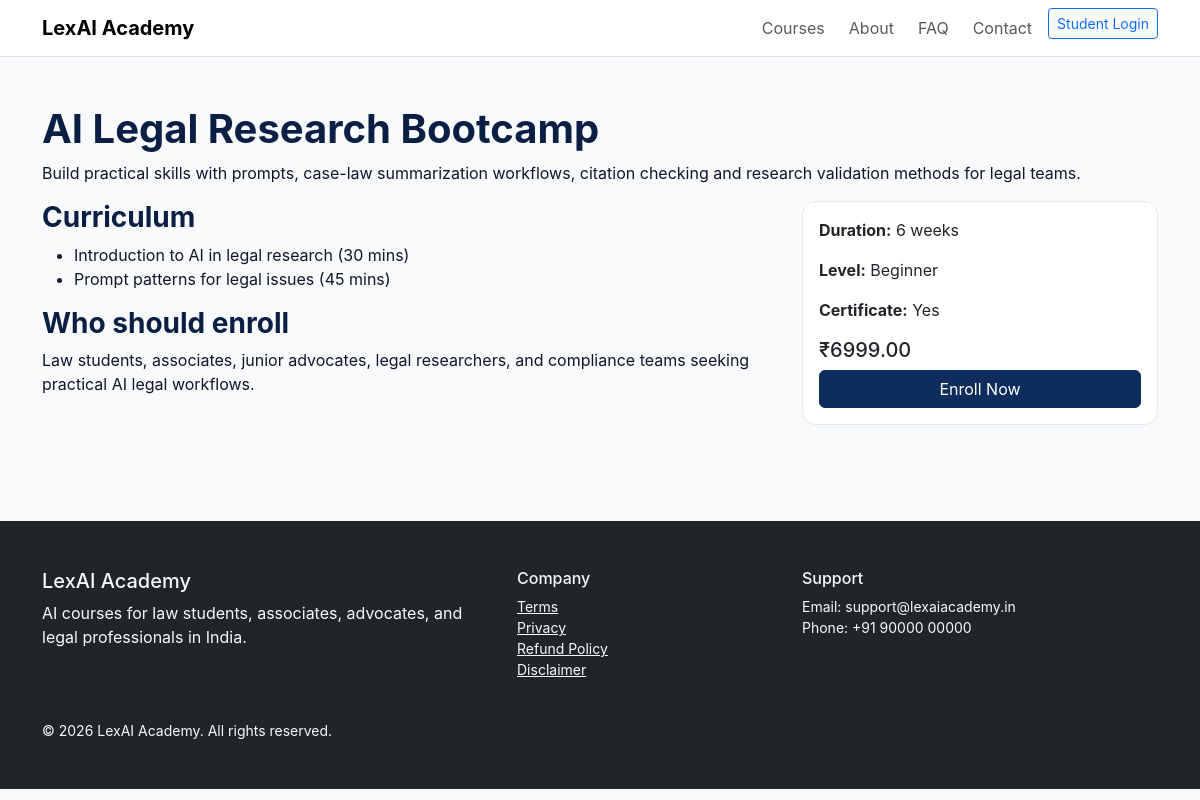
/course.php?slug=ai-legal-research-bootcamp, run on the app's committed database.
### tables this page shows
CREATE TABLE courses (
  id INT AUTO_INCREMENT PRIMARY KEY,
  title VARCHAR(180) NOT NULL, slug VARCHAR(180) NOT NULL UNIQUE,
  short_description TEXT, full_description LONGTEXT,
  thumbnail VARCHAR(255), banner VARCHAR(255),
  instructor_name VARCHAR(120), duration VARCHAR(80), level VARCHAR(30), category VARCHAR(80),
  price DECIMAL(10,2) NOT NULL DEFAULT 0, discounted_price DECIMAL(10,2) DEFAULT NULL,
  status ENUM('draft','published') DEFAULT 'draft',
  certificate_available TINYINT(1) DEFAULT 1, quiz_enabled TINYINT(1) DEFAULT 1,
  lessons_count INT DEFAULT 0,
  meta_title VARCHAR(180), meta_description VARCHAR(255),
  created_at TIMESTAMP DEFAULT CURRENT_TIMESTAMP,
  updated_at TIMESTAMP DEFAULT CURRENT_TIMESTAMP ON UPDATE CURRENT_TIMESTAMP
);

CREATE TABLE lessons (
  id INT AUTO_INCREMENT PRIMARY KEY,
  course_id INT NOT NULL,
  title VARCHAR(180) NOT NULL,
  content LONGTEXT,
  video_url VARCHAR(255), material_file VARCHAR(255), assignment_text TEXT,
  sort_order INT DEFAULT 1, duration_minutes INT DEFAULT 30,
  created_at TIMESTAMP DEFAULT CURRENT_TIMESTAMP,
  FOREIGN KEY (course_id) REFERENCES courses(id) ON DELETE CASCADE
);

### includes/security.php (called while the page is built, shortened)
<?php
function e(?string $value): string { return htmlspecialchars($value ?? '', ENT_QUOTES, 'UTF-8'); }

### course.php (the view)
<?php include __DIR__.'/includes/header.php';
$slug=$_GET['slug']??''; $q=$db->prepare("SELECT * FROM courses WHERE slug=? AND status='published' LIMIT 1"); $q->execute([$slug]); $course=$q->fetch(); if(!$course){http_response_code(404); echo '<main class="container py-5"><h1>Course not found</h1></main>'; include __DIR__.'/includes/footer.php'; exit;}
$less=$db->prepare('SELECT * FROM lessons WHERE course_id=? ORDER BY sort_order'); $less->execute([$course['id']]); $lessons=$less->fetchAll();
?>
<section class="container py-5"><h1><?=e($course['title'])?></h1><p><?=e($course['full_description'])?></p><div class="row g-4"><div class="col-lg-8"><h3>Curriculum</h3><ul><?php foreach($lessons as $l):?><li><?=e($l['title'])?> (<?=e($l['duration_minutes'])?> mins)</li><?php endforeach;?></ul><h3>Who should enroll</h3><p>Law students, associates, junior advocates, legal researchers, and compliance teams seeking practical AI legal workflows.</p></div><div class="col-lg-4"><div class="card"><div class="card-body"><p><strong>Duration:</strong> <?=e($course['duration'])?></p><p><strong>Level:</strong> <?=e($course['level'])?></p><p><strong>Certificate:</strong> <?=$course['certificate_available']?'Yes':'No'?></p><p class="h5">₹<?=e($course['discounted_price']?:$course['price'])?></p><a class="btn btn-primary w-100" href="/student/enroll.php?course_id=<?=$course['id']?>">Enroll Now</a></div></div></div></div></section>
<?php include __DIR__.'/includes/footer.php'; ?>

### assets/css/style.css (style rules this page uses)
:root { --brand:#0f2d5c;--accent:#0ea5a0 }
body { font-family:Inter,system-ui,-apple-system,Segoe UI,Roboto,sans-serif;color:#0f172a;background:#f8fafc }
h1,h2,h3,h4 { color:#0b1f44;font-weight:700 }
.card { border:1px solid #e2e8f0;border-radius:14px }
.btn-primary { background:var(--brand);border-color:var(--brand) }

### data on the page
courses: title "AI Legal Research Bootcamp", full_description "Build practical skills with prompts, case-law summarization workflows, citation checking and research validation methods for legal teams.", duration "6 weeks", level "Beginner", discounted_price "6999.00"
lessons: title "Introduction to AI in legal research", duration_minutes "30"
lessons: title "Prompt patterns for legal issues", duration_minutes "45"
